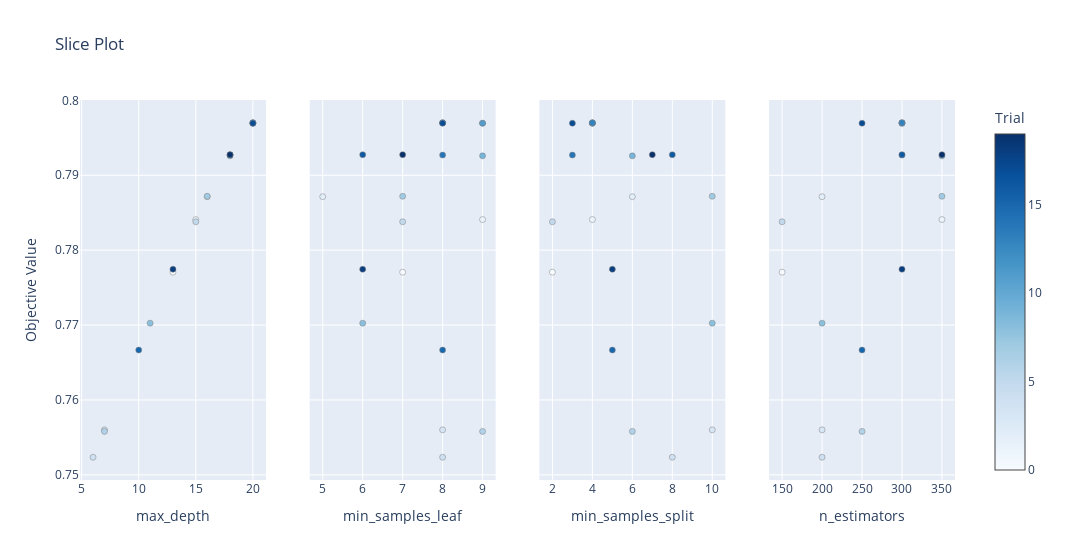

Source (notebook cell):
### Code cell
visualization.plot_slice(study) #Optuna hyperparameter slice plot.png

### Figure 1 — Plotly figure (JSON) as saved in the notebook; plotly's stock layout.template omitted (floating-point values rounded to 4 significant figures)
{"data": [{"marker": {"color": [0, 1, 2, 3, 4, 5, 6, 7, 8, 9, 10, 11, 12, 13, 14, 15, 16, 17, 18, 19], "colorbar": {"title": {"text": "Trial"}, "x": 1, "xpad": 40}, "colorscale": [[0, "rgb(247,251,255)"], [0.125, "rgb(222,235,247)"], [0.25, "rgb(198,219,239)"], [0.375, "rgb(158,202,225)"], [0.5, "rgb(107,174,214)"], [0.625, "rgb(66,146,198)"], [0.75, "rgb(33,113,181)"], [0.875, "rgb(8,81,156)"], [1, "rgb(8,48,107)"]], "line": {"color": "Grey", "width": 0.5}, "showscale": true}, "mode": "markers", "name": "Feasible Trial", "showlegend": false, "type": "scatter", "x": [13, 15, 16, 7, 6, 15, 7, 16, 11, 18, 20, 20, 20, 20, 18, 10, 18, 20, 13, 18], "xaxis": "x", "y": [0.7771, 0.7841, 0.7871, 0.756, 0.7523, 0.7838, 0.7558, 0.7872, 0.7702, 0.7926, 0.797, 0.797, 0.797, 0.797, 0.7927, 0.7667, 0.7927, 0.797, 0.7775, 0.7928], "yaxis": "y"}, {"marker": {"color": [0, 1, 2, 3, 4, 5, 6, 7, 8, 9, 10, 11, 12, 13, 14, 15, 16, 17, 18, 19], "colorbar": {"title": {"text": "Trial"}, "x": 1, "xpad": 40}, "colorscale": [[0, "rgb(247,251,255)"], [0.125, "rgb(222,235,247)"], [0.25, "rgb(198,219,239)"], [0.375, "rgb(158,202,225)"], [0.5, "rgb(107,174,214)"], [0.625, "rgb(66,146,198)"], [0.75, "rgb(33,113,181)"], [0.875, "rgb(8,81,156)"], [1, "rgb(8,48,107)"]], "line": {"color": "Grey", "width": 0.5}, "showscale": false}, "mode": "markers", "name": "Feasible Trial", "showlegend": false, "type": "scatter", "x": [7, 9, 5, 8, 8, 7, 9, 7, 6, 9, 9, 9, 8, 8, 8, 8, 6, 8, 6, 7], "xaxis": "x2", "y": [0.7771, 0.7841, 0.7871, 0.756, 0.7523, 0.7838, 0.7558, 0.7872, 0.7702, 0.7926, 0.797, 0.797, 0.797, 0.797, 0.7927, 0.7667, 0.7927, 0.797, 0.7775, 0.7928], "yaxis": "y2"}, {"marker": {"color": [0, 1, 2, 3, 4, 5, 6, 7, 8, 9, 10, 11, 12, 13, 14, 15, 16, 17, 18, 19], "colorbar": {"title": {"text": "Trial"}, "x": 1, "xpad": 40}, "colorscale": [[0, "rgb(247,251,255)"], [0.125, "rgb(222,235,247)"], [0.25, "rgb(198,219,239)"], [0.375, "rgb(158,202,225)"], [0.5, "rgb(107,174,214)"], [0.625, "rgb(66,146,198)"], [0.75, "rgb(33,113,181)"], [0.875, "rgb(8,81,156)"], [1, "rgb(8,48,107)"]], "line": {"color": "Grey", "width": 0.5}, "showscale": false}, "mode": "markers", "name": "Feasible Trial", "showlegend": false, "type": "scatter", "x": [2, 4, 6, 10, 8, 2, 6, 10, 10, 6, 4, 4, 4, 4, 3, 5, 8, 3, 5, 7], "xaxis": "x3", "y": [0.7771, 0.7841, 0.7871, 0.756, 0.7523, 0.7838, 0.7558, 0.7872, 0.7702, 0.7926, 0.797, 0.797, 0.797, 0.797, 0.7927, 0.7667, 0.7927, 0.797, 0.7775, 0.7928], "yaxis": "y3"}, {"marker": {"color": [0, 1, 2, 3, 4, 5, 6, 7, 8, 9, 10, 11, 12, 13, 14, 15, 16, 17, 18, 19], "colorbar": {"title": {"text": "Trial"}, "x": 1, "xpad": 40}, "colorscale": [[0, "rgb(247,251,255)"], [0.125, "rgb(222,235,247)"], [0.25, "rgb(198,219,239)"], [0.375, "rgb(158,202,225)"], [0.5, "rgb(107,174,214)"], [0.625, "rgb(66,146,198)"], [0.75, "rgb(33,113,181)"], [0.875, "rgb(8,81,156)"], [1, "rgb(8,48,107)"]], "line": {"color": "Grey", "width": 0.5}, "showscale": false}, "mode": "markers", "name": "Feasible Trial", "showlegend": false, "type": "scatter", "x": [150, 350, 200, 200, 200, 150, 250, 350, 200, 350, 300, 300, 300, 300, 300, 250, 300, 250, 300, 350], "xaxis": "x4", "y": [0.7771, 0.7841, 0.7871, 0.756, 0.7523, 0.7838, 0.7558, 0.7872, 0.7702, 0.7926, 0.797, 0.797, 0.797, 0.797, 0.7927, 0.7667, 0.7927, 0.797, 0.7775, 0.7928], "yaxis": "y4"}], "layout": {"title": {"text": "Slice Plot"}, "width": 1200, "xaxis": {"anchor": "y", "domain": [0, 0.2125], "title": {"text": "max_depth"}}, "xaxis2": {"anchor": "y2", "domain": [0.2625, 0.475], "title": {"text": "min_samples_leaf"}}, "xaxis3": {"anchor": "y3", "domain": [0.525, 0.7375], "title": {"text": "min_samples_split"}}, "xaxis4": {"anchor": "y4", "domain": [0.7875, 1], "title": {"text": "n_estimators"}}, "yaxis": {"anchor": "x", "domain": [0, 1], "title": {"text": "Objective Value"}}, "yaxis2": {"anchor": "x2", "domain": [0, 1], "matches": "y", "showticklabels": false}, "yaxis3": {"anchor": "x3", "domain": [0, 1], "matches": "y", "showticklabels": false}, "yaxis4": {"anchor": "x4", "domain": [0, 1], "matches": "y", "showticklabels": false}}}
